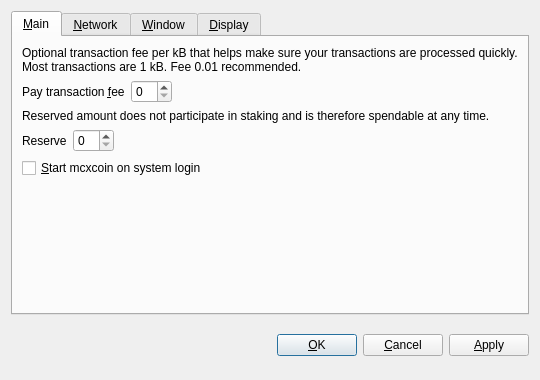
<?xml version="1.0" encoding="UTF-8"?>
<ui version="4.0">
 <class>OptionsDialog</class>
 <widget class="QDialog" name="OptionsDialog">
  <property name="geometry">
   <rect>
    <x>0</x>
    <y>0</y>
    <width>540</width>
    <height>380</height>
   </rect>
  </property>
  <property name="windowTitle">
   <string>Options</string>
  </property>
  <property name="styleSheet">
   <string notr="true">background-image: url(:/images/bkg2);
background-image: url(:/images/gr);</string>
  </property>
  <property name="modal">
   <bool>true</bool>
  </property>
  <layout class="QVBoxLayout" name="verticalLayout">
   <item>
    <widget class="QTabWidget" name="tabWidget">
     <property name="tabPosition">
      <enum>QTabWidget::North</enum>
     </property>
     <property name="currentIndex">
      <number>0</number>
     </property>
     <widget class="QWidget" name="tabMain">
      <attribute name="title">
       <string>&amp;Main</string>
      </attribute>
      <layout class="QVBoxLayout" name="verticalLayout_Main">
       <item>
        <widget class="QLabel" name="transactionFeeInfoLabel">
         <property name="text">
          <string>Optional transaction fee per kB that helps make sure your transactions are processed quickly. Most transactions are 1 kB. Fee 0.01 recommended.</string>
         </property>
         <property name="textFormat">
          <enum>Qt::PlainText</enum>
         </property>
         <property name="wordWrap">
          <bool>true</bool>
         </property>
        </widget>
       </item>
       <item>
        <layout class="QHBoxLayout" name="horizontalLayoutFee">
         <item>
          <widget class="QLabel" name="transactionFeeLabel">
           <property name="text">
            <string>Pay transaction &amp;fee</string>
           </property>
           <property name="textFormat">
            <enum>Qt::PlainText</enum>
           </property>
           <property name="buddy">
            <cstring>transactionFee</cstring>
           </property>
          </widget>
         </item>
         <item>
          <widget class="BitcoinAmountField" name="transactionFee"/>
         </item>
         <item>
          <spacer name="horizontalSpacerFee">
           <property name="orientation">
            <enum>Qt::Horizontal</enum>
           </property>
           <property name="sizeHint" stdset="0">
            <size>
             <width>40</width>
             <height>20</height>
            </size>
           </property>
          </spacer>
         </item>
        </layout>
       </item>
       <item>
        <widget class="QLabel" name="reserveBalanceInfoLabel">
         <property name="text">
          <string>Reserved amount does not participate in staking and is therefore spendable at any time.</string>
         </property>
         <property name="textFormat">
          <enum>Qt::PlainText</enum>
         </property>
         <property name="wordWrap">
          <bool>true</bool>
         </property>
        </widget>
       </item>
       <item>
        <layout class="QHBoxLayout" name="horizontalLayoutReserveBalance">
         <item>
          <widget class="QLabel" name="reserveBalanceLabel">
           <property name="text">
            <string>Reserve</string>
           </property>
           <property name="textFormat">
            <enum>Qt::PlainText</enum>
           </property>
           <property name="buddy">
            <cstring>reserveBalance</cstring>
           </property>
          </widget>
         </item>
         <item>
          <widget class="BitcoinAmountField" name="reserveBalance"/>
         </item>
         <item>
          <spacer name="horizontalSpacerReserveBalance">
           <property name="orientation">
            <enum>Qt::Horizontal</enum>
           </property>
           <property name="sizeHint" stdset="0">
            <size>
             <width>40</width>
             <height>20</height>
            </size>
           </property>
          </spacer>
         </item>
        </layout>
       </item>
       <item>
        <widget class="QCheckBox" name="bitcoinAtStartup">
         <property name="toolTip">
          <string>Automatically start mcxcoin after logging in to the system.</string>
         </property>
         <property name="text">
          <string>&amp;Start mcxcoin on system login</string>
         </property>
        </widget>
       </item>
       <item>
        <spacer name="verticalSpacer_Main">
         <property name="orientation">
          <enum>Qt::Vertical</enum>
         </property>
         <property name="sizeHint" stdset="0">
          <size>
           <width>20</width>
           <height>40</height>
          </size>
         </property>
        </spacer>
       </item>
      </layout>
     </widget>
     <widget class="QWidget" name="tabNetwork">
      <attribute name="title">
       <string>&amp;Network</string>
      </attribute>
      <layout class="QVBoxLayout" name="verticalLayout_Network">
       <item>
        <widget class="QCheckBox" name="mapPortUpnp">
         <property name="toolTip">
          <string>Automatically open the mcxcoin client port on the router. This only works when your router supports UPnP and it is enabled.</string>
         </property>
         <property name="text">
          <string>Map port using &amp;UPnP</string>
         </property>
        </widget>
       </item>
       <item>
        <widget class="QCheckBox" name="connectSocks">
         <property name="toolTip">
          <string>Connect to the mcxcoin network through a SOCKS proxy (e.g. when connecting through Tor).</string>
         </property>
         <property name="text">
          <string>&amp;Connect through SOCKS proxy:</string>
         </property>
        </widget>
       </item>
       <item>
        <layout class="QHBoxLayout" name="horizontalLayout_Network">
         <item>
          <widget class="QLabel" name="proxyIpLabel">
           <property name="text">
            <string>Proxy &amp;IP:</string>
           </property>
           <property name="textFormat">
            <enum>Qt::PlainText</enum>
           </property>
           <property name="buddy">
            <cstring>proxyIp</cstring>
           </property>
          </widget>
         </item>
         <item>
          <widget class="QValidatedLineEdit" name="proxyIp">
           <property name="maximumSize">
            <size>
             <width>140</width>
             <height>16777215</height>
            </size>
           </property>
           <property name="toolTip">
            <string>IP address of the proxy (e.g. 127.0.0.1)</string>
           </property>
          </widget>
         </item>
         <item>
          <widget class="QLabel" name="proxyPortLabel">
           <property name="text">
            <string>&amp;Port:</string>
           </property>
           <property name="textFormat">
            <enum>Qt::PlainText</enum>
           </property>
           <property name="buddy">
            <cstring>proxyPort</cstring>
           </property>
          </widget>
         </item>
         <item>
          <widget class="QLineEdit" name="proxyPort">
           <property name="maximumSize">
            <size>
             <width>55</width>
             <height>16777215</height>
            </size>
           </property>
           <property name="toolTip">
            <string>Port of the proxy (e.g. 9050)</string>
           </property>
          </widget>
         </item>
         <item>
          <widget class="QLabel" name="socksVersionLabel">
           <property name="text">
            <string>SOCKS &amp;Version:</string>
           </property>
           <property name="textFormat">
            <enum>Qt::PlainText</enum>
           </property>
           <property name="buddy">
            <cstring>socksVersion</cstring>
           </property>
          </widget>
         </item>
         <item>
          <widget class="QValueComboBox" name="socksVersion">
           <property name="toolTip">
            <string>SOCKS version of the proxy (e.g. 5)</string>
           </property>
          </widget>
         </item>
         <item>
          <spacer name="horizontalSpacer_Network">
           <property name="orientation">
            <enum>Qt::Horizontal</enum>
           </property>
           <property name="sizeHint" stdset="0">
            <size>
             <width>40</width>
             <height>20</height>
            </size>
           </property>
          </spacer>
         </item>
        </layout>
       </item>
       <item>
        <spacer name="verticalSpacer_Network">
         <property name="orientation">
          <enum>Qt::Vertical</enum>
         </property>
         <property name="sizeHint" stdset="0">
          <size>
           <width>20</width>
           <height>40</height>
          </size>
         </property>
        </spacer>
       </item>
      </layout>
     </widget>
     <widget class="QWidget" name="tabWindow">
      <attribute name="title">
       <string>&amp;Window</string>
      </attribute>
      <layout class="QVBoxLayout" name="verticalLayout_Window">
       <item>
        <widget class="QCheckBox" name="minimizeToTray">
         <property name="toolTip">
          <string>Show only a tray icon after minimizing the window.</string>
         </property>
         <property name="text">
          <string>&amp;Minimize to the tray instead of the taskbar</string>
         </property>
        </widget>
       </item>
       <item>
        <widget class="QCheckBox" name="minimizeOnClose">
         <property name="toolTip">
          <string>Minimize instead of exit the application when the window is closed. When this option is enabled, the application will be closed only after selecting Quit in the menu.</string>
         </property>
         <property name="text">
          <string>M&amp;inimize on close</string>
         </property>
        </widget>
       </item>
       <item>
        <spacer name="verticalSpacer_Window">
         <property name="orientation">
          <enum>Qt::Vertical</enum>
         </property>
         <property name="sizeHint" stdset="0">
          <size>
           <width>20</width>
           <height>40</height>
          </size>
         </property>
        </spacer>
       </item>
      </layout>
     </widget>
     <widget class="QWidget" name="tabDisplay">
      <attribute name="title">
       <string>&amp;Display</string>
      </attribute>
      <layout class="QVBoxLayout" name="verticalLayout_Display">
       <item>
        <layout class="QHBoxLayout" name="horizontalLayout_1_Display">
         <item>
          <widget class="QLabel" name="langLabel">
           <property name="text">
            <string>User Interface &amp;language:</string>
           </property>
           <property name="textFormat">
            <enum>Qt::PlainText</enum>
           </property>
           <property name="buddy">
            <cstring>lang</cstring>
           </property>
          </widget>
         </item>
         <item>
          <widget class="QValueComboBox" name="lang">
           <property name="toolTip">
            <string>The user interface language can be set here. This setting will take effect after restarting mcxcoin.</string>
           </property>
          </widget>
         </item>
        </layout>
       </item>
       <item>
        <layout class="QHBoxLayout" name="horizontalLayout_2_Display">
         <item>
          <widget class="QLabel" name="unitLabel">
           <property name="text">
            <string>&amp;Unit to show amounts in:</string>
           </property>
           <property name="textFormat">
            <enum>Qt::PlainText</enum>
           </property>
           <property name="buddy">
            <cstring>unit</cstring>
           </property>
          </widget>
         </item>
         <item>
          <widget class="QValueComboBox" name="unit">
           <property name="toolTip">
            <string>Choose the default subdivision unit to show in the interface and when sending coins.</string>
           </property>
          </widget>
         </item>
        </layout>
       </item>
       <item>
        <widget class="QCheckBox" name="displayAddresses">
         <property name="toolTip">
          <string>Whether to show mcxcoin addresses in the transaction list or not.</string>
         </property>
         <property name="text">
          <string>&amp;Display addresses in transaction list</string>
         </property>
        </widget>
       </item>
       <item>
        <widget class="QCheckBox" name="coinControlFeatures">
         <property name="toolTip">
          <string>Whether to show coin control features or not.</string>
         </property>
         <property name="text">
          <string>Display coin &amp;control features (experts only!)</string>
         </property>
        </widget>
       </item>
       <item>
        <spacer name="verticalSpacer_Display">
         <property name="orientation">
          <enum>Qt::Vertical</enum>
         </property>
         <property name="sizeHint" stdset="0">
          <size>
           <width>20</width>
           <height>40</height>
          </size>
         </property>
        </spacer>
       </item>
      </layout>
     </widget>
    </widget>
   </item>
   <item>
    <layout class="QHBoxLayout" name="horizontalLayout_Buttons">
     <item>
      <spacer name="horizontalSpacer_1">
       <property name="orientation">
        <enum>Qt::Horizontal</enum>
       </property>
       <property name="sizeHint" stdset="0">
        <size>
         <width>40</width>
         <height>48</height>
        </size>
       </property>
      </spacer>
     </item>
     <item>
      <widget class="QLabel" name="statusLabel">
       <property name="font">
        <font>
         <weight>75</weight>
         <bold>true</bold>
        </font>
       </property>
       <property name="text">
        <string/>
       </property>
       <property name="textFormat">
        <enum>Qt::PlainText</enum>
       </property>
       <property name="wordWrap">
        <bool>true</bool>
       </property>
      </widget>
     </item>
     <item>
      <spacer name="horizontalSpacer_2">
       <property name="orientation">
        <enum>Qt::Horizontal</enum>
       </property>
       <property name="sizeHint" stdset="0">
        <size>
         <width>40</width>
         <height>48</height>
        </size>
       </property>
      </spacer>
     </item>
     <item>
      <widget class="QPushButton" name="okButton">
       <property name="text">
        <string>&amp;OK</string>
       </property>
      </widget>
     </item>
     <item>
      <widget class="QPushButton" name="cancelButton">
       <property name="text">
        <string>&amp;Cancel</string>
       </property>
       <property name="autoDefault">
        <bool>false</bool>
       </property>
      </widget>
     </item>
     <item>
      <widget class="QPushButton" name="applyButton">
       <property name="text">
        <string>&amp;Apply</string>
       </property>
       <property name="autoDefault">
        <bool>false</bool>
       </property>
      </widget>
     </item>
    </layout>
   </item>
  </layout>
 </widget>
 <customwidgets>
  <customwidget>
   <class>BitcoinAmountField</class>
   <extends>QSpinBox</extends>
   <header>bitcoinamountfield.h</header>
   <container>1</container>
  </customwidget>
  <customwidget>
   <class>QValidatedLineEdit</class>
   <extends>QLineEdit</extends>
   <header>qvalidatedlineedit.h</header>
  </customwidget>
  <customwidget>
   <class>QValueComboBox</class>
   <extends>QComboBox</extends>
   <header>qvaluecombobox.h</header>
  </customwidget>
 </customwidgets>
 <resources/>
 <connections/>
</ui>
